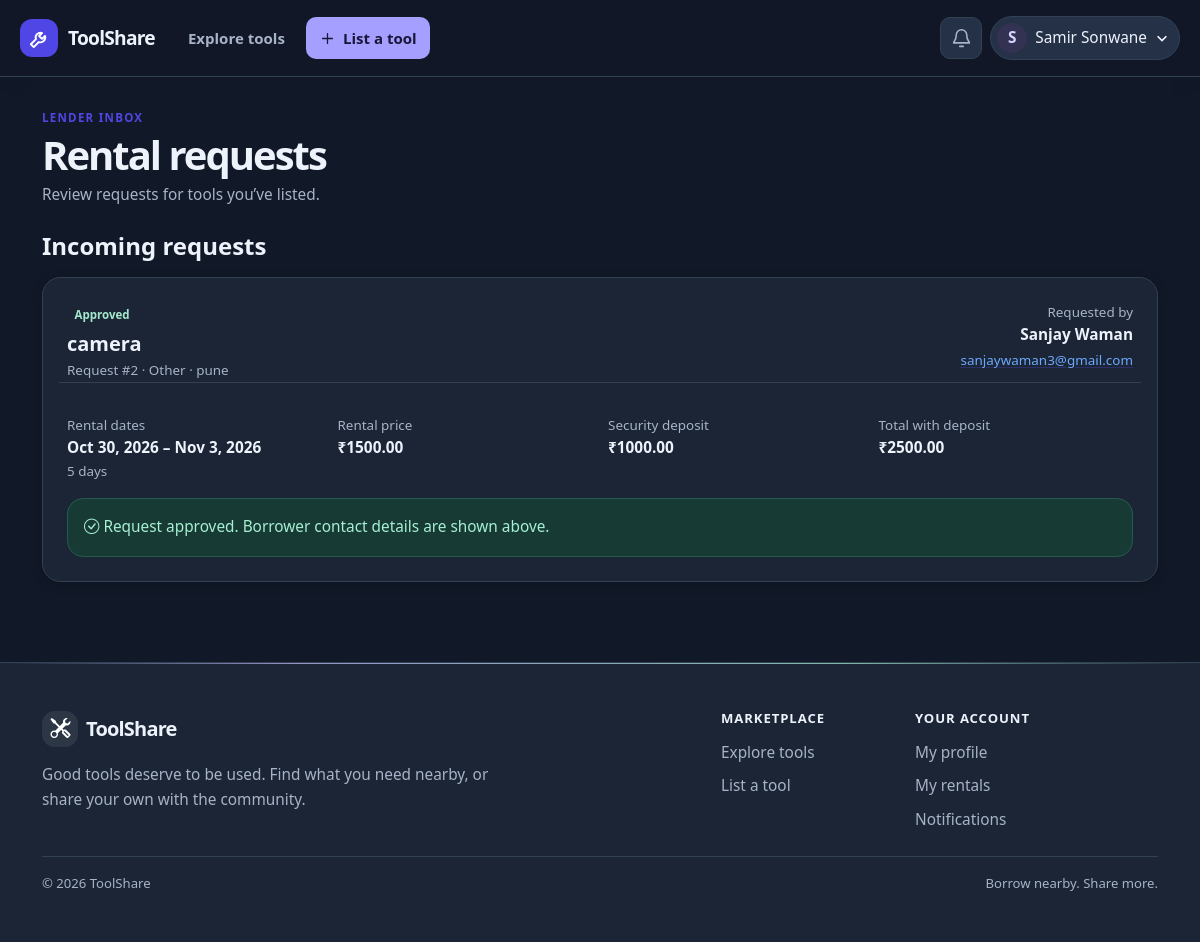
The app's page /notifications/ (signed in), older data.
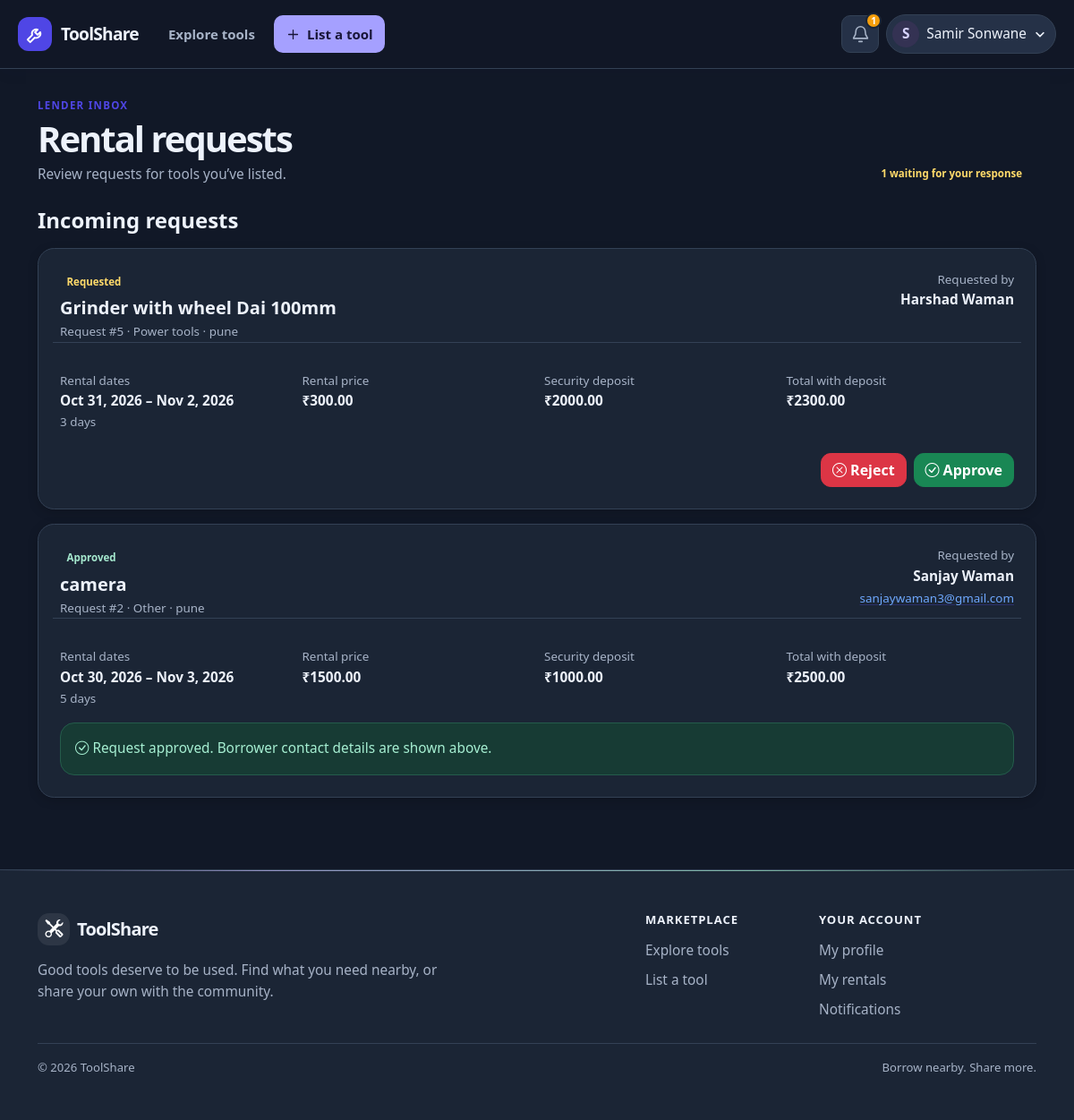
The same page, newer data.
### rentalapp/models.py (models this page shows, shortened)
class RentalBooking(models.Model):
    class Status(models.TextChoices):
        REQUESTED = 'requested', 'Requested'
        APPROVED = 'approved', 'Approved'
        REJECTED = 'rejected', 'Rejected'
        CANCELLED = 'cancelled', 'Cancelled'
        COMPLETED = 'completed', 'Completed'
    renter = models.ForeignKey(
        settings.AUTH_USER_MODEL,
        on_delete=models.CASCADE,
        related_name='rental_bookings',
    )
    listing = models.ForeignKey(
        RentalListing,
        on_delete=models.SET_NULL,
        related_name='booking_requests',
        null=True,
        blank=True,
    )
    item_title = models.CharField(max_length=120)
    item_category = models.CharField(max_length=80)
    item_city = models.CharField(max_length=100)
    daily_price = models.DecimalField(max_digits=9, decimal_places=2)
    security_deposit = models.DecimalField(max_digits=9, decimal_places=2, default=0)
    image_url = models.URLField(blank=True)
    image_storage_name = models.CharField(max_length=500, blank=True)
    start_date = models.DateField()
    end_date = models.DateField()
    total_days = models.PositiveSmallIntegerField()
    status = models.CharField(
        max_length=10,
        choices=Status.choices,
        default=Status.REQUESTED,
    )
    created_at = models.DateTimeField(auto_now_add=True)
    class Meta:
        ordering = ['-created_at']
    @property
    def total_price(self):
        return self.daily_price * self.total_days
    @property
    def total_due(self):
        return self.total_price + self.security_deposit

### ui_preview/views.py (the view)
# urls.py: path('notifications/', views.rental_notifications, name='notifications'),
@login_required(login_url='ui_preview:login')
def rental_notifications(request):
    requests = RentalBooking.objects.filter(
        listing__owner=request.user,
    ).select_related('renter', 'listing')
    availability_notifications = list(
        request.user.rental_availability_notifications.select_related(
            'booking',
            'booking__listing',
        )
    )
    request.user.rental_availability_notifications.filter(
        read_at__isnull=True,
    ).update(read_at=timezone.now())
    return render(request, 'inventory/rental_notifications.html', {
        'rental_requests': requests,
        'pending_count': requests.filter(status=RentalBooking.Status.REQUESTED).count(),
        'availability_notifications': availability_notifications,
        'unread_availability_notifications': 0,
    })

### ui_preview/context_processors.py (called while the page is built)
def user_profile(request):
    profile = None
    pending_rental_requests = 0
    unread_availability_notifications = 0
    if request.user.is_authenticated:
        profile, _ = UserProfile.objects.get_or_create(user=request.user)
        pending_rental_requests = RentalBooking.objects.filter(
            listing__owner=request.user,
            status=RentalBooking.Status.REQUESTED,
        ).count()
        unread_availability_notifications = request.user.rental_availability_notifications.filter(
            read_at__isnull=True,
        ).count()
    return {
        'user_profile': profile,
        'pending_rental_requests': pending_rental_requests,
        'unread_availability_notifications': unread_availability_notifications,
    }

### templates/inventory/rental_notifications.html (shortened to what the changed rows need)
{% extends "base.html" %}
{% block content %}
  <div class="d-flex flex-wrap justify-content-between align-items-end gap-3 mb-4">
    <div>
      <p class="preview-label text-uppercase fw-bold mb-1">Lender inbox</p>
      <h1 class="page-heading fw-bold mb-1">Rental requests</h1>
      <p class="text-muted mb-0">Review requests for tools you’ve listed.</p>
    </div>
    {% if pending_count %}
      <span class="badge rounded-pill text-bg-warning-subtle text-warning-emphasis px-3 py-2">{{ pending_count }} waiting for your response</span>
    {% endif %}
  </div>
  {% if availability_notifications or rental_requests %}
    {% if rental_requests %}
      <section aria-labelledby="rental-requests-heading">
        <h2 class="h4 fw-bold mb-3" id="rental-requests-heading">Incoming requests</h2>
      {% for rental in rental_requests %}
      <article class="card rental-request-card mb-3">
        <div class="card-body p-3 p-md-4">
          <div class="d-flex flex-wrap justify-content-between gap-3 mb-3">
            <div>
              <span class="badge rounded-pill {% if rental.status == 'requested' %}text-bg-warning-subtle text-warning-emphasis{% elif rental.status == 'approved' %}text-bg-success-subtle text-success-emphasis{% elif rental.status == 'rejected' %}text-bg-danger-subtle text-danger-emphasis{% else %}text-bg-secondary-subtle text-secondary-emphasis{% endif %} mb-2">{{ rental.get_status_display }}</span>
              <h2 class="h5 fw-bold mb-1">{{ rental.item_title }}</h2>
              <p class="text-muted small mb-0">Request #{{ rental.pk }} · {{ rental.item_category }} · {{ rental.item_city }}</p>
            </div>
            <div class="text-md-end">
              <div class="small text-muted">Requested by</div>
              <div class="fw-semibold">{{ rental.renter.get_full_name|default:rental.renter.username }}</div>
              {% if rental.status == 'approved' %}
                <a class="small" href="mailto:{{ rental.renter.email }}">{{ rental.renter.email }}</a>
              {% endif %}
            </div>
          </div>
          <div class="row g-3 rental-request-totals">
            <div class="col-6 col-lg-3"><span class="small text-muted d-block">Rental dates</span><strong>{{ rental.start_date|date:"M j, Y" }} – {{ rental.end_date|date:"M j, Y" }}</strong><span class="small text-muted d-block">{{ rental.total_days }} day{{ rental.total_days|pluralize }}</span></div>
            <div class="col-6 col-lg-3"><span class="small text-muted d-block">Rental price</span><strong>₹{{ rental.total_price }}</strong></div>
            <div class="col-6 col-lg-3"><span class="small text-muted d-block">Security deposit</span><strong>₹{{ rental.security_deposit }}</strong></div>
            <div class="col-6 col-lg-3"><span class="small text-muted d-block">Total with deposit</span><strong>₹{{ rental.total_due }}</strong></div>
          </div>
          {% if rental.status == 'requested' %}
            <div class="d-flex flex-wrap justify-content-end gap-2 mt-4">
              <form method="post" action="{% url 'ui_preview:respond_to_rental_request' rental.pk 'reject' %}">
                <button class="btn btn-danger" type="submit"><i class="bi bi-x-circle me-1" aria-hidden="true"></i>Reject</button>
              </form>
              <form method="post" action="{% url 'ui_preview:respond_to_rental_request' rental.pk 'approve' %}">
                <button class="btn btn-success" type="submit"><i class="bi bi-check-circle me-1" aria-hidden="true"></i>Approve</button>
              </form>
            </div>
          {% elif rental.status == 'approved' %}
            <div class="alert alert-success mt-3 mb-0" role="status"><i class="bi bi-check-circle me-1" aria-hidden="true"></i>Request approved. Borrower contact details are shown above.</div>
          {% elif rental.status == 'rejected' %}
            <p class="text-muted small mt-3 mb-0">This request was rejected.</p>
          {% elif rental.status == 'cancelled' %}
            <p class="text-muted small mt-3 mb-0">The renter cancelled this booking.</p>
          {% endif %}
        </div>
      </article>
      {% endfor %}
      </section>
    {% endif %}
  {% endif %}
{% endblock %}

### templates/partials/_site_nav.html (shortened to what this page needs)
<header class="site-header">
  <div class="nav-shell">
    <a class="brand" href="{% url 'ui_preview:item_list' %}" aria-label="ToolShare home">
      <span class="brand-mark" aria-hidden="true">
        <svg viewBox="0 0 24 24" fill="none" stroke="currentColor" stroke-width="2" stroke-linecap="round" stroke-linejoin="round">
          <path d="M14.7 6.3a5 5 0 0 0-6.4 6.4L3 18l3 3 5.3-5.3a5 5 0 0 0 6.4-6.4l-3.1 3.1-3-3z"/>
        </svg>
      </span>
      ToolShare
    </a>
    <nav class="site-nav" aria-label="Main navigation">
      <div class="nav-primary">
        <a class="nav-explore" href="{% url 'ui_preview:item_list' %}">Explore tools</a>
        <a class="nav-cta" href="{% url 'ui_preview:item_create' %}" aria-label="List a tool">
          <svg viewBox="0 0 24 24" fill="none" stroke="currentColor" stroke-width="1.8" stroke-linecap="round" stroke-linejoin="round" aria-hidden="true">
            <path d="M12 5v14M5 12h14"/>
          </svg>
          <span>List a tool</span>
        </a>
      </div>
      <div class="nav-account">
        {% if user.is_authenticated %}
          <a class="notification-link" href="{% url 'ui_preview:notifications' %}" aria-label="Notifications{% if pending_rental_requests %}, {{ pending_rental_requests }} pending rental requests{% endif %}">
            <svg viewBox="0 0 24 24" fill="none" stroke="currentColor" stroke-width="1.8" stroke-linecap="round" stroke-linejoin="round" aria-hidden="true">
              <path d="M18 8a6 6 0 0 0-12 0c0 7-3 7-3 9h18c0-2-3-2-3-9"/>
              <path d="M10 21h4"/>
            </svg>
            {% if pending_rental_requests or unread_availability_notifications %}<span class="notification-count" aria-hidden="true">{{ pending_rental_requests|add:unread_availability_notifications }}</span>{% endif %}
          </a>
          <details class="profile-menu">
            <summary class="account-link" aria-label="Account menu for {{ user.get_full_name|default:user.username }}">
              {% if user_profile.avatar_image %}
                <img class="profile-avatar" src="{{ user_profile.avatar_image.url }}" alt="">
              {% else %}
                <span class="profile-avatar profile-avatar-initial" aria-hidden="true">{{ user.get_full_name|default:user.username|first|upper }}</span>
              {% endif %}
              <span class="profile-name">{{ user.get_full_name|default:user.username }}</span>
              <svg class="profile-chevron" viewBox="0 0 16 16" fill="none" stroke="currentColor" stroke-width="2" aria-hidden="true"><path d="m3 6 5 5 5-5"/></svg>
            </summary>
          </details>
        {% else %}
          <a class="nav-login" href="{% url 'ui_preview:login' %}">Log in</a>
          <a class="nav-cta nav-join" href="{% url 'ui_preview:register' %}">Join free</a>
        {% endif %}
      </div>
    </nav>
  </div>
</header>

Row changes from the older to the newer data that the page shows:
added RentalBooking: status "Requested", item_title "Grinder with wheel Dai 100mm", pk "5", item_category "Power tools", item_city "pune", renter.get_full_name "Harshad Waman", start_date "Oct 31, 2026", end_date "Nov 2, 2026", total_days "3", total_price "300.00", security_deposit "2000.00", total_due "2300.00", shows "Reject"
Text that changed along with them:
{{ pending_rental_requests|add:unread_availability_notifications }}: (not shown) → "1"
{{ pending_count }}: (not shown) → "1"
text now shown: "waiting for your response"
